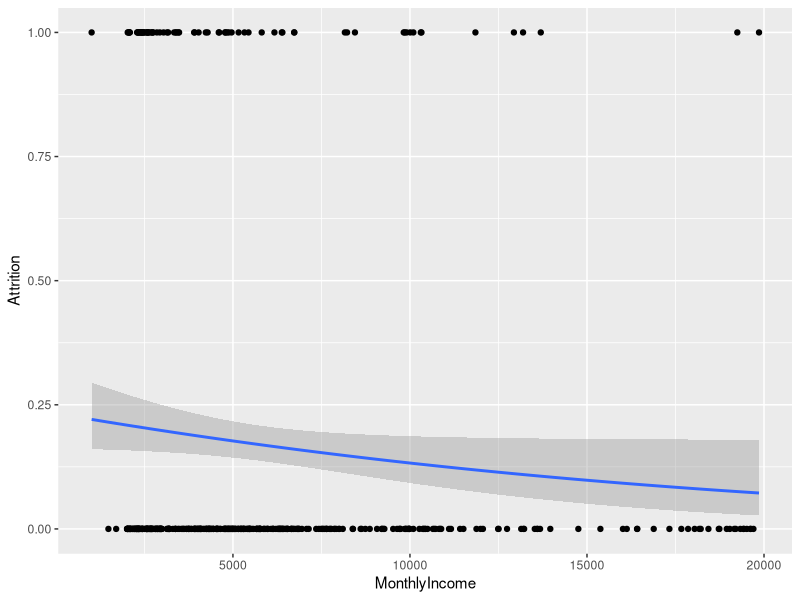

The R script that drew this image:
## ---- chunk 1
knitr::opts_chunk$set(echo = TRUE)
library(dplyr)     # for data wrangling
library(ggplot2)   # for awesome plotting
library(rsample)   # for data splitting
library(caret)     # for logistic regression modeling
library(recipes)
## ---- chunk 2
#
data("attrition", package = "modeldata")

df <- attrition %>% mutate_if(is.ordered, factor, ordered = FALSE)


# Create training (70%) and test (30%) sets for the 
# rsample::attrition data.
set.seed(123)  # for reproducibility (random sample)
churn_split <- initial_split(df, prop = .70)
churn_train <- training(churn_split)
churn_test  <- testing(churn_split)
## ---- chunk 3
#encode attrition

#can encode before or after you split the data - doesn't matter

churn_test <- recipe(Attrition ~., data = churn_test) |> 
  step_integer(Attrition, zero_based = TRUE) |> 
  prep(churn_test) |> 
  bake(churn_test)


## ---- chunk 4

churn_train <- recipe(Attrition ~ ., data = churn_train) %>%
  step_integer(Attrition, zero_based = TRUE) %>%
  prep(churn_train) %>%
  bake(churn_train)

## ---- chunk 5
#MonthlyIncome
model1 <- glm(data = churn_train, Attrition ~ MonthlyIncome, family = binomial) #simple lpogistic regression
  
#OverTime
model2 <- glm(data = churn_train, Attrition ~ OverTime, family = binomial)
## ---- chunk 6

broom::tidy(model1)

broom::tidy(model2)

## ---- chunk 7
#exponentiate the coefficients from model objects for interpretation

exp(coef(model1))

exp(coef(model2))
## ---- chunk 8
 ggplot(churn_test, aes(x=MonthlyIncome, y=Attrition)) + geom_point() +
      stat_smooth(method="glm",  se=TRUE,
                method.args = list(family=binomial))
                
## ---- chunk 9
model3 <- glm(
  Attrition ~ MonthlyIncome + OverTime,
  family = "binomial", 
  data = churn_train
  )

tidy(model3)
